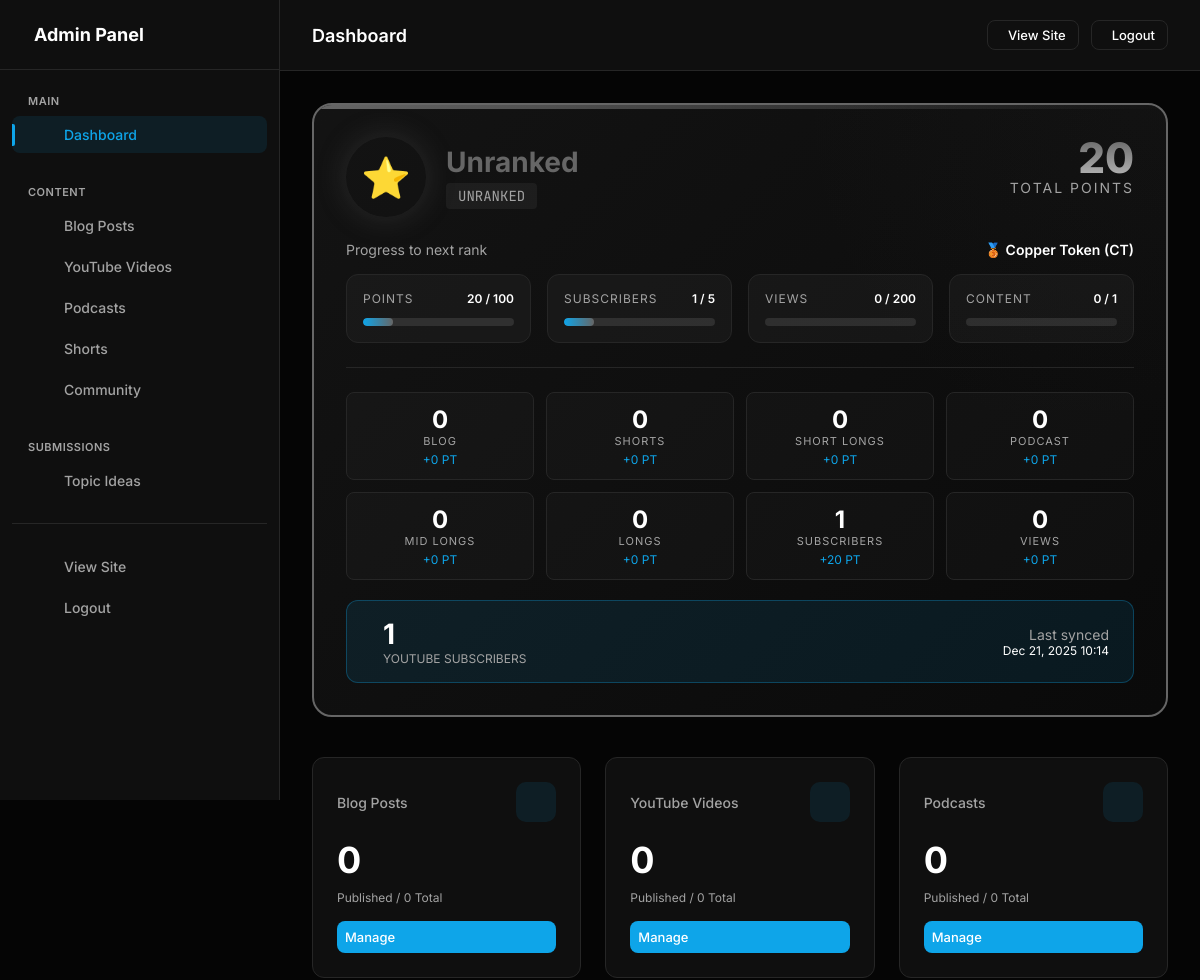
Before: /admin (signed in, upper part) with the older database file.
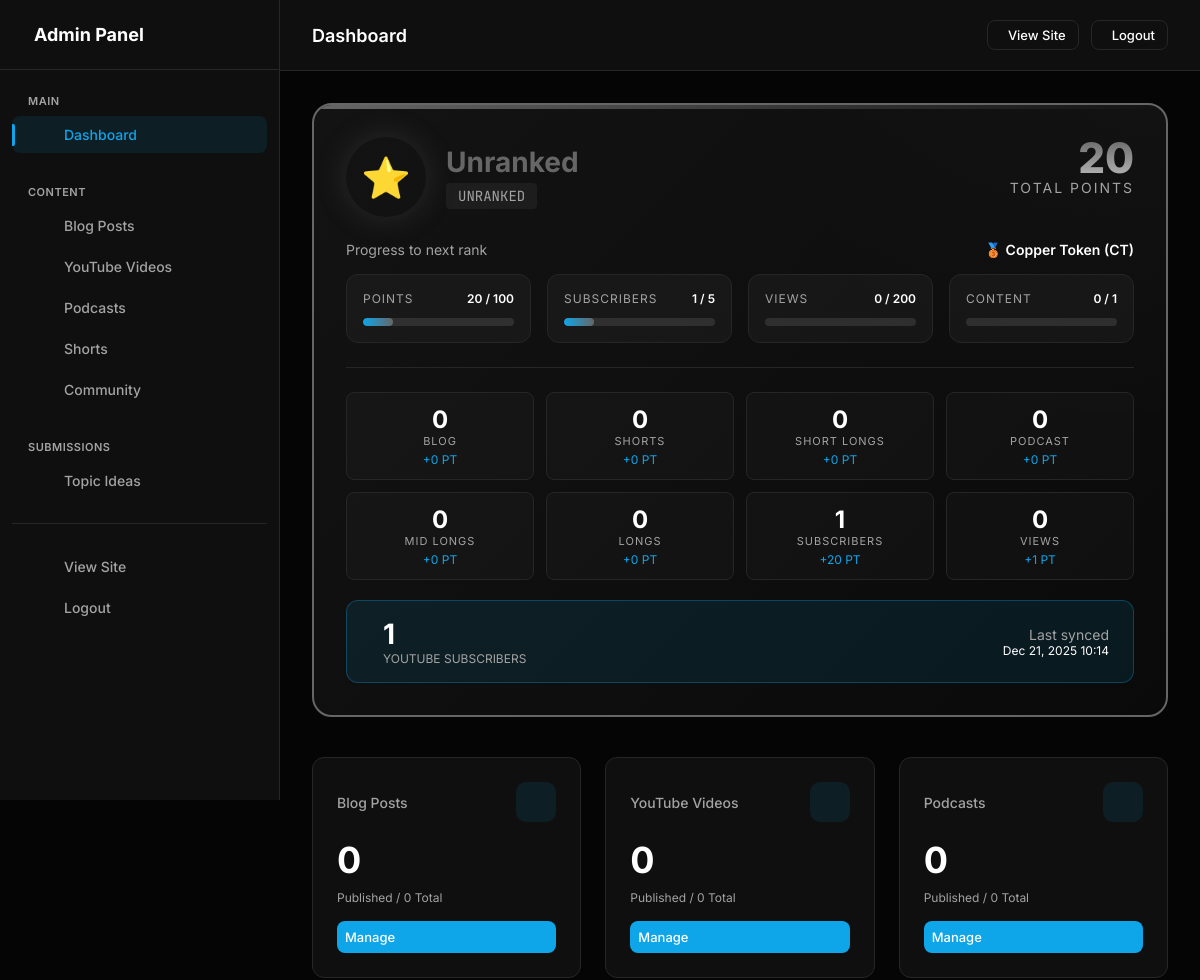
After: the same page with the newer database file.
### models.py (models this page shows, shortened)
class GamificationStats(db.Model):
    __tablename__ = 'gamification_stats'
    id = db.Column(db.Integer, primary_key=True)
    subscriber_count = db.Column(db.Integer, default=0)
    total_channel_views = db.Column(db.Integer, default=0)
    total_points = db.Column(db.Integer, default=0)
    total_content_count = db.Column(db.Integer, default=0)
    total_views = db.Column(db.Integer, default=0)
    current_rank_code = db.Column(db.String(10), default='UNRANKED')
    current_rank_name = db.Column(db.String(50), default='Unranked')
    blog_count = db.Column(db.Integer, default=0)
    shorts_count = db.Column(db.Integer, default=0)
    short_longs_count = db.Column(db.Integer, default=0)  # Videos < 5 min
    podcast_count = db.Column(db.Integer, default=0)
    mid_longs_count = db.Column(db.Integer, default=0)    # Videos 5-15 min
    longs_count = db.Column(db.Integer, default=0)        # Videos > 15 min
    blog_points = db.Column(db.Integer, default=0)
    shorts_points = db.Column(db.Integer, default=0)
    short_longs_points = db.Column(db.Integer, default=0)
    podcast_points = db.Column(db.Integer, default=0)
    mid_longs_points = db.Column(db.Integer, default=0)
    longs_points = db.Column(db.Integer, default=0)
    subscriber_points = db.Column(db.Integer, default=0)  # 1 subscriber = 20 pts
    views_points = db.Column(db.Integer, default=0)       # 1 view = 0.5 pts
    created_at = db.Column(db.DateTime, default=datetime.utcnow)
    updated_at = db.Column(db.DateTime, default=datetime.utcnow, onupdate=datetime.utcnow)
    last_sync_at = db.Column(db.DateTime)
    def calculate_rank(self):
        current_rank, next_rank = get_rank_for_stats(
            self.total_points,
            self.subscriber_count,
            self.total_views,
            self.total_content_count
        )
        self.current_rank_code = current_rank['code']
        self.current_rank_name = current_rank['name']
        return current_rank, next_rank
    def get_progress_to_next_rank(self):
        current_rank, next_rank = get_rank_for_stats(
            self.total_points,
            self.subscriber_count,
            self.total_views,
            self.total_content_count
        )
        if not next_rank:
            return None  # Max rank achieved
        def safe_progress(current, target):
            if target == 0:
                return 100
            return min(100, int((current / target) * 100))
        return {
            'points': safe_progress(self.total_points, next_rank['points']),
            'subscribers': safe_progress(self.subscriber_count, next_rank['subscribers']),
            'views': safe_progress(self.total_views, next_rank['views']),
            'content': safe_progress(self.total_content_count, next_rank['content']),
            'next_rank': next_rank
        }

### app.py (the view)
    @app.route('/admin')
    @admin_required
    def admin_dashboard():
        sync_message = None
        try:
            sync_result = auto_sync_youtube()
            if sync_result:
                sync_message = sync_result
        except Exception as e:
            sync_message = f"Auto-sync error: {str(e)}"
        total_video_views = db.session.query(db.func.sum(YouTubeVideo.views)).scalar() or 0
        total_shorts_views = db.session.query(db.func.sum(Short.views)).scalar() or 0
        stats = {
            'blog_posts': BlogPost.query.count(),
            'published_blog': BlogPost.query.filter_by(published=True).count(),
            'youtube_videos': YouTubeVideo.query.count(),
            'published_videos': YouTubeVideo.query.filter_by(published=True).count(),
            'podcasts': Podcast.query.count(),
            'published_podcasts': Podcast.query.filter_by(published=True).count(),
            'shorts': Short.query.count(),
            'published_shorts': Short.query.filter_by(published=True).count(),
            'community_posts': CommunityPost.query.count(),
            'published_community': CommunityPost.query.filter_by(published=True).count(),
            'total_video_views': total_video_views,
            'total_shorts_views': total_shorts_views,
            'total_views': total_video_views + total_shorts_views,
        }
        gamification = calculate_gamification_stats()
        current_rank, next_rank = gamification.calculate_rank()
        progress = gamification.get_progress_to_next_rank()
        return render_template('admin/dashboard.html',
                             stats=stats,
                             sync_message=sync_message,
                             gamification=gamification,
                             current_rank=current_rank,
                             next_rank=next_rank,
                             progress=progress,
                             ranks=RANKS,
                             content_points=CONTENT_POINTS)

### templates/admin/dashboard.html (shortened to what this page needs)
{% extends "admin/base.html" %}
{% block page_title %}Dashboard{% endblock %}
{% block content %}
<div class="gamification-section">
    <div class="rank-card" style="--rank-color: {{ current_rank.color if current_rank else '#666' }};">
        <div class="rank-header">
            <div class="rank-info">
                <div class="rank-badge">
                    {{ current_rank.icon if current_rank else '⭐' }}
                </div>
                <div class="rank-details">
                    <h2>{{ current_rank.name if current_rank else 'Unranked' }}</h2>
                    <span class="rank-code">{{ current_rank.code if current_rank else 'UNRANKED' }}</span>
                </div>
            </div>
            <div class="points-display">
                <div class="points-value">{{ "{:,}".format(gamification.total_points) }}</div>
                <div class="points-label">Total Points</div>
            </div>
        </div>
        {% if progress and next_rank %}
        <div class="progress-section">
            <div class="next-rank-label">
                <span>Progress to next rank</span>
                <span class="next-rank-name">{{ next_rank.icon }} {{ next_rank.name }} ({{ next_rank.code }})</span>
            </div>
            <div class="progress-bars">
                <div class="progress-item">
                    <div class="progress-item-header">
                        <span class="progress-item-label">Points</span>
                        <span class="progress-item-value">{{ "{:,}".format(gamification.total_points) }} / {{ "{:,}".format(next_rank.points) }}</span>
                    </div>
                    <div class="progress-bar-container">
                        <div class="progress-bar-fill {% if progress.points >= 100 %}complete{% endif %}" style="width: {{ progress.points|default(0) }}%;"></div>
                    </div>
                </div>
                <div class="progress-item">
                    <div class="progress-item-header">
                        <span class="progress-item-label">Subscribers</span>
                        <span class="progress-item-value">{{ "{:,}".format(gamification.subscriber_count) }} / {{ "{:,}".format(next_rank.subscribers) }}</span>
                    </div>
                    <div class="progress-bar-container">
                        <div class="progress-bar-fill {% if progress.subscribers >= 100 %}complete{% endif %}" style="width: {{ progress.subscribers|default(0) }}%;"></div>
                    </div>
                </div>
                <div class="progress-item">
                    <div class="progress-item-header">
                        <span class="progress-item-label">Views</span>
                        <span class="progress-item-value">{{ "{:,}".format(gamification.total_views) }} / {{ "{:,}".format(next_rank.views) }}</span>
                    </div>
                    <div class="progress-bar-container">
                    </div>
                </div>
                <div class="progress-item">
                    <div class="progress-item-header">
                        <span class="progress-item-label">Content</span>
                        <span class="progress-item-value">{{ gamification.total_content_count }} / {{ next_rank.content }}</span>
                    </div>
                    <div class="progress-bar-container">
                    </div>
                </div>
            </div>
        </div>
        {% elif current_rank and current_rank.code == 'AL' %}
        <div class="max-rank-achieved">
            <h3>👑 APEX LEGEND ACHIEVED!</h3>
            <p style="color: var(--text-muted);">You have reached the maximum rank. Legendary status unlocked!</p>
        </div>
        {% endif %}
        <div class="content-breakdown">
            <div class="content-type-item">
                <div class="content-type-count">{{ gamification.blog_count }}</div>
                <div class="content-type-label">Blog</div>
                <div class="content-type-points">+{{ "{:,}".format(gamification.blog_points) }} PT</div>
            </div>
            <div class="content-type-item">
                <div class="content-type-count">{{ gamification.shorts_count }}</div>
                <div class="content-type-label">Shorts</div>
                <div class="content-type-points">+{{ "{:,}".format(gamification.shorts_points) }} PT</div>
            </div>
            <div class="content-type-item">
                <div class="content-type-count">{{ gamification.short_longs_count }}</div>
                <div class="content-type-label">Short Longs</div>
                <div class="content-type-points">+{{ "{:,}".format(gamification.short_longs_points) }} PT</div>
            </div>
            <div class="content-type-item">
                <div class="content-type-count">{{ gamification.podcast_count }}</div>
                <div class="content-type-label">Podcast</div>
                <div class="content-type-points">+{{ "{:,}".format(gamification.podcast_points) }} PT</div>
            </div>
            <div class="content-type-item">
                <div class="content-type-count">{{ gamification.mid_longs_count }}</div>
                <div class="content-type-label">Mid Longs</div>
                <div class="content-type-points">+{{ "{:,}".format(gamification.mid_longs_points) }} PT</div>
            </div>
            <div class="content-type-item">
                <div class="content-type-count">{{ gamification.longs_count }}</div>
                <div class="content-type-label">Longs</div>
                <div class="content-type-points">+{{ "{:,}".format(gamification.longs_points) }} PT</div>
            </div>
            <div class="content-type-item">
                <div class="content-type-count">{{ "{:,}".format(gamification.subscriber_count) }}</div>
                <div class="content-type-label">Subscribers</div>
                <div class="content-type-points">+{{ "{:,}".format(gamification.subscriber_points|default(0)) }} PT</div>
            </div>
            <div class="content-type-item">
                <div class="content-type-count">{{ "{:,}".format(gamification.total_views) }}</div>
                <div class="content-type-label">Views</div>
                <div class="content-type-points">+{{ "{:,}".format(gamification.views_points|default(0)) }} PT</div>
            </div>
        </div>
        <div class="subscribers-display">
            <div>
                <div class="subscribers-count">{{ "{:,}".format(gamification.subscriber_count) }}</div>
                <div class="subscribers-label">YouTube Subscribers</div>
            </div>
            <div style="margin-left: auto; text-align: right;">
                <div style="font-size: 14px; color: var(--text-muted);">Last synced</div>
                <div style="font-size: 12px; color: var(--text-main);">{{ gamification.last_sync_at.strftime('%b %d, %Y %H:%M') if gamification.last_sync_at else 'Never' }}</div>
            </div>
        </div>
    </div>
</div>
<div class="stats-grid">
    <div class="stat-card">
        <div class="stat-header">
            <div class="stat-title">Blog Posts</div>
            <div class="stat-icon">
            </div>
        </div>
        <div class="stat-value">{{ stats.published_blog }}</div>
        <div class="stat-label">Published / {{ stats.blog_posts }} Total</div>
        <div class="stat-actions">
            <a href="{{ url_for('admin_blog_list') }}" class="btn btn-primary" style="width: 100%; font-size: 13px; padding: 8px;">Manage</a>
        </div>
    </div>
    <div class="stat-card">
        <div class="stat-header">
            <div class="stat-title">YouTube Videos</div>
            <div class="stat-icon">
            </div>
        </div>
        <div class="stat-value">{{ stats.published_videos }}</div>
        <div class="stat-label">Published / {{ stats.youtube_videos }} Total</div>
        <div class="stat-actions">
            <a href="{{ url_for('admin_youtube_list') }}" class="btn btn-primary" style="width: 100%; font-size: 13px; padding: 8px;">Manage</a>
        </div>
    </div>
    <div class="stat-card">
        <div class="stat-header">
            <div class="stat-title">Podcasts</div>
            <div class="stat-icon">
            </div>
        </div>
        <div class="stat-value">{{ stats.published_podcasts }}</div>
        <div class="stat-label">Published / {{ stats.podcasts }} Total</div>
        <div class="stat-actions">
            <a href="{{ url_for('admin_podcast_list') }}" class="btn btn-primary" style="width: 100%; font-size: 13px; padding: 8px;">Manage</a>
        </div>
        </div>
            </div>
            {% set total_content = stats.youtube_videos + stats.shorts %}
            {% set avg_views = (stats.total_views // total_content) if total_content > 0 else 0 %}
{% endblock %}

### templates/admin/base.html (shortened to what this page needs)
<!DOCTYPE html>
<html lang="en">
<head>
</head>
<body>
    {% if session.get('admin_logged_in') %}
    <div class="admin-layout">
        <aside class="admin-sidebar" id="adminSidebar">
            <div class="sidebar-header">
                <h2> Admin Panel</h2>
            </div>
            <nav class="sidebar-nav">
                <div class="nav-group">
                    <div class="nav-group-label">Main</div>
                    <a href="{{ url_for('admin_dashboard') }}" class="nav-item" data-route="dashboard"><span>Dashboard</span></a>
                </div>
                <div class="nav-group">
                    <div class="nav-group-label">Content</div>
                    <a href="{{ url_for('admin_blog_list') }}" class="nav-item" data-route="blog"><span>Blog Posts</span></a>
                    <a href="{{ url_for('admin_youtube_list') }}" class="nav-item" data-route="youtube"><span>YouTube Videos</span></a>
                    <a href="{{ url_for('admin_podcast_list') }}" class="nav-item" data-route="podcast"><span>Podcasts</span></a>
                    <a href="{{ url_for('admin_shorts_list') }}" class="nav-item" data-route="shorts"><span>Shorts</span></a>
                    <a href="{{ url_for('admin_community_list') }}" class="nav-item" data-route="community"><span>Community</span></a>
                </div>
                <div class="nav-group">
                    <div class="nav-group-label">Submissions</div>
                    <a href="{{ url_for('admin_ideas_list') }}" class="nav-item" data-route="ideas">
                        <span>Topic Ideas</span>
                    </a>
                </div>
                <div class="nav-group" style="margin-top: auto; padding-top: 24px; border-top: 1px solid var(--border);">
                    <a href="{{ url_for('index') }}" class="nav-item"><span>View Site</span></a>
                    <a href="{{ url_for('admin_logout') }}" class="nav-item"><span>Logout</span></a>
                </div>
            </nav>
        </aside>
        <div class="admin-main">
            <header class="admin-header">
                <div>
                    <h1 style="font-size: 18px; font-weight: 600;">{% block page_title %}Admin Panel{% endblock %}</h1>
                </div>
                <div style="display: flex; gap: 12px; align-items: center;">
                    <a href="{{ url_for('index') }}" class="btn btn-outline btn-sm">View Site</a>
                    <a href="{{ url_for('admin_logout') }}" class="btn btn-outline btn-sm">Logout</a>
                </div>
            </header>
            <main class="admin-content">
                {% block content %}{% endblock %}
            </main>
        </div>
    </div>
    {% endif %}
</body>
</html>

Changed rows visible on the page:
changed GamificationStats: views_points "0" → "1"
